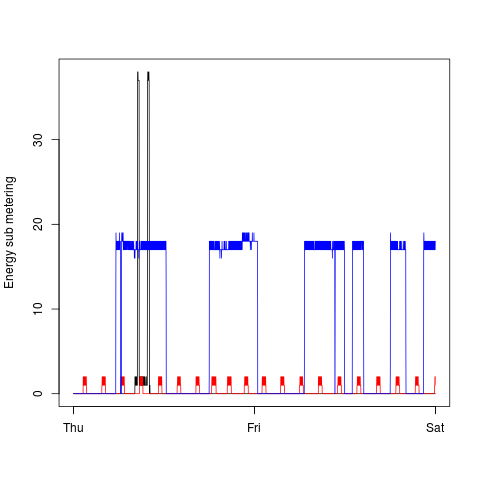

The script that saved this image:
source('plotSubMetering.R')

data <- read.csv('data.csv')
Sys.setlocale("LC_TIME", "C")
data$DateTime <-strptime(data$DateTime, format = '%Y-%m-%d %H:%M:%S')

x <- data$DateTime

#png(filename = 'plot3.png', width = 480, height = 480)

frame()

plotSubMetering(data)

#dev.off()